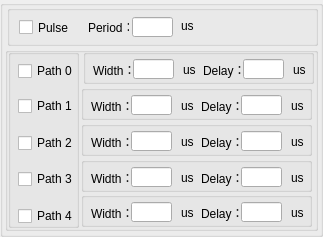
  <widget class="QGroupBox" name="groupBox_4">
   <property name="geometry">
    <rect>
     <x>280</x>
     <y>790</y>
     <width>323</width>
     <height>237</height>
    </rect>
   </property>
   <property name="styleSheet">
    <string notr="true">font: 9pt &quot;楷体&quot;;</string>
   </property>
   <property name="title">
    <string/>
   </property>
   <widget class="QGroupBox" name="groupBox_all_enable">
    <property name="geometry">
     <rect>
      <x>5</x>
      <y>47</y>
      <width>313</width>
      <height>184</height>
     </rect>
    </property>
    <property name="title">
     <string/>
    </property>
    <widget class="QGroupBox" name="groupBox_5">
     <property name="geometry">
      <rect>
       <x>3</x>
       <y>2</y>
       <width>71</width>
       <height>179</height>
      </rect>
     </property>
     <property name="title">
      <string/>
     </property>
     <widget class="QCheckBox" name="checkBox_path0_2">
      <property name="geometry">
       <rect>
        <x>10</x>
        <y>14</y>
        <width>61</width>
        <height>16</height>
       </rect>
      </property>
      <property name="text">
       <string>Path 0</string>
      </property>
     </widget>
     <widget class="QCheckBox" name="checkBox_path1_2">
      <property name="geometry">
       <rect>
        <x>10</x>
        <y>49</y>
        <width>61</width>
        <height>16</height>
       </rect>
      </property>
      <property name="text">
       <string>Path 1</string>
      </property>
     </widget>
     <widget class="QCheckBox" name="checkBox_path2_2">
      <property name="geometry">
       <rect>
        <x>10</x>
        <y>86</y>
        <width>61</width>
        <height>16</height>
       </rect>
      </property>
      <property name="text">
       <string>Path 2</string>
      </property>
     </widget>
     <widget class="QCheckBox" name="checkBox_path3_2">
      <property name="geometry">
       <rect>
        <x>10</x>
        <y>122</y>
        <width>61</width>
        <height>16</height>
       </rect>
      </property>
      <property name="text">
       <string>Path 3</string>
      </property>
     </widget>
     <widget class="QCheckBox" name="checkBox_path4_2">
      <property name="geometry">
       <rect>
        <x>10</x>
        <y>159</y>
        <width>61</width>
        <height>16</height>
       </rect>
      </property>
      <property name="text">
       <string>Path 4</string>
      </property>
     </widget>
    </widget>
    <widget class="QGroupBox" name="groupBox_path0_2">
     <property name="geometry">
      <rect>
       <x>78</x>
       <y>2</y>
       <width>231</width>
       <height>35</height>
      </rect>
     </property>
     <property name="title">
      <string/>
     </property>
     <widget class="QLabel" name="label_21">
      <property name="geometry">
       <rect>
        <x>10</x>
        <y>10</y>
        <width>41</width>
        <height>21</height>
       </rect>
      </property>
      <property name="text">
       <string>Width：</string>
      </property>
     </widget>
     <widget class="QLineEdit" name="lineEdit_0_width_2">
      <property name="geometry">
       <rect>
        <x>50</x>
        <y>10</y>
        <width>41</width>
        <height>20</height>
       </rect>
      </property>
     </widget>
     <widget class="QLabel" name="label_22">
      <property name="geometry">
       <rect>
        <x>100</x>
        <y>10</y>
        <width>21</width>
        <height>21</height>
       </rect>
      </property>
      <property name="text">
       <string>us</string>
      </property>
     </widget>
     <widget class="QLineEdit" name="lineEdit_0_delay_2">
      <property name="geometry">
       <rect>
        <x>160</x>
        <y>10</y>
        <width>41</width>
        <height>20</height>
       </rect>
      </property>
     </widget>
     <widget class="QLabel" name="label_23">
      <property name="geometry">
       <rect>
        <x>210</x>
        <y>10</y>
        <width>31</width>
        <height>21</height>
       </rect>
      </property>
      <property name="text">
       <string>us</string>
      </property>
     </widget>
     <widget class="QLabel" name="label_24">
      <property name="geometry">
       <rect>
        <x>120</x>
        <y>10</y>
        <width>41</width>
        <height>21</height>
       </rect>
      </property>
      <property name="text">
       <string>Delay：</string>
      </property>
     </widget>
    </widget>
    <widget class="QGroupBox" name="groupBox__path1_2">
     <property name="geometry">
      <rect>
       <x>76</x>
       <y>38</y>
       <width>231</width>
       <height>35</height>
      </rect>
     </property>
     <property name="title">
      <string/>
     </property>
     <widget class="QLabel" name="label_25">
      <property name="geometry">
       <rect>
        <x>10</x>
        <y>10</y>
        <width>41</width>
        <height>21</height>
       </rect>
      </property>
      <property name="text">
       <string>Width：</string>
      </property>
     </widget>
     <widget class="QLineEdit" name="lineEdit_1_width_2">
      <property name="geometry">
       <rect>
        <x>50</x>
        <y>10</y>
        <width>41</width>
        <height>20</height>
       </rect>
      </property>
     </widget>
     <widget class="QLabel" name="label_26">
      <property name="geometry">
       <rect>
        <x>100</x>
        <y>10</y>
        <width>21</width>
        <height>21</height>
       </rect>
      </property>
      <property name="text">
       <string>us</string>
      </property>
     </widget>
     <widget class="QLineEdit" name="lineEdit_1_delay_2">
      <property name="geometry">
       <rect>
        <x>160</x>
        <y>10</y>
        <width>41</width>
        <height>20</height>
       </rect>
      </property>
     </widget>
     <widget class="QLabel" name="label_27">
      <property name="geometry">
       <rect>
        <x>210</x>
        <y>10</y>
        <width>31</width>
        <height>21</height>
       </rect>
      </property>
      <property name="text">
       <string>us</string>
      </property>
     </widget>
     <widget class="QLabel" name="label_28">
      <property name="geometry">
       <rect>
        <x>120</x>
        <y>10</y>
        <width>41</width>
        <height>21</height>
       </rect>
      </property>
      <property name="text">
       <string>Delay：</string>
      </property>
     </widget>
    </widget>
    <widget class="QGroupBox" name="groupBox_path2_2">
     <property name="geometry">
      <rect>
       <x>76</x>
       <y>74</y>
       <width>231</width>
       <height>35</height>
      </rect>
     </property>
     <property name="title">
      <string/>
     </property>
     <widget class="QLabel" name="label_29">
      <property name="geometry">
       <rect>
        <x>10</x>
        <y>10</y>
        <width>41</width>
        <height>21</height>
       </rect>
      </property>
      <property name="text">
       <string>Width：</string>
      </property>
     </widget>
     <widget class="QLineEdit" name="lineEdit_2_width_2">
      <property name="geometry">
       <rect>
        <x>50</x>
        <y>10</y>
        <width>41</width>
        <height>20</height>
       </rect>
      </property>
     </widget>
     <widget class="QLabel" name="label_30">
      <property name="geometry">
       <rect>
        <x>100</x>
        <y>10</y>
        <width>21</width>
        <height>21</height>
       </rect>
      </property>
      <property name="text">
       <string>us</string>
      </property>
     </widget>
     <widget class="QLineEdit" name="lineEdit_2_delay_2">
      <property name="geometry">
       <rect>
        <x>160</x>
        <y>10</y>
        <width>41</width>
        <height>20</height>
       </rect>
      </property>
     </widget>
     <widget class="QLabel" name="label_31">
      <property name="geometry">
       <rect>
        <x>210</x>
        <y>10</y>
        <width>31</width>
        <height>21</height>
       </rect>
      </property>
      <property name="text">
       <string>us</string>
      </property>
     </widget>
     <widget class="QLabel" name="label_32">
      <property name="geometry">
       <rect>
        <x>120</x>
        <y>10</y>
        <width>41</width>
        <height>21</height>
       </rect>
      </property>
      <property name="text">
       <string>Delay：</string>
      </property>
     </widget>
    </widget>
    <widget class="QGroupBox" name="groupBox_path3_2">
     <property name="geometry">
      <rect>
       <x>76</x>
       <y>110</y>
       <width>231</width>
       <height>35</height>
      </rect>
     </property>
     <property name="title">
      <string/>
     </property>
     <widget class="QLabel" name="label_35">
      <property name="geometry">
       <rect>
        <x>10</x>
        <y>10</y>
        <width>41</width>
        <height>21</height>
       </rect>
      </property>
      <property name="text">
       <string>Width：</string>
      </property>
     </widget>
     <widget class="QLineEdit" name="lineEdit_3_width_2">
      <property name="geometry">
       <rect>
        <x>50</x>
        <y>10</y>
        <width>41</width>
        <height>20</height>
       </rect>
      </property>
     </widget>
     <widget class="QLabel" name="label_36">
      <property name="geometry">
       <rect>
        <x>100</x>
        <y>10</y>
        <width>21</width>
        <height>21</height>
       </rect>
      </property>
      <property name="text">
       <string>us</string>
      </property>
     </widget>
     <widget class="QLineEdit" name="lineEdit_3_delay_2">
      <property name="geometry">
       <rect>
        <x>160</x>
        <y>10</y>
        <width>41</width>
        <height>20</height>
       </rect>
      </property>
     </widget>
     <widget class="QLabel" name="label_37">
      <property name="geometry">
       <rect>
        <x>210</x>
        <y>10</y>
        <width>31</width>
        <height>21</height>
       </rect>
      </property>
      <property name="text">
       <string>us</string>
      </property>
     </widget>
     <widget class="QLabel" name="label_38">
      <property name="geometry">
       <rect>
        <x>120</x>
        <y>10</y>
        <width>41</width>
        <height>21</height>
       </rect>
      </property>
      <property name="text">
       <string>Delay：</string>
      </property>
     </widget>
    </widget>
    <widget class="QGroupBox" name="groupBox_path4_2">
     <property name="geometry">
      <rect>
       <x>76</x>
       <y>145</y>
       <width>231</width>
       <height>35</height>
      </rect>
     </property>
     <property name="title">
      <string/>
     </property>
     <widget class="QLabel" name="label_39">
      <property name="geometry">
       <rect>
        <x>10</x>
        <y>10</y>
        <width>41</width>
        <height>21</height>
       </rect>
      </property>
      <property name="text">
       <string>Width：</string>
      </property>
     </widget>
     <widget class="QLineEdit" name="lineEdit_4_width_2">
      <property name="geometry">
       <rect>
        <x>50</x>
        <y>10</y>
        <width>41</width>
        <height>20</height>
       </rect>
      </property>
     </widget>
     <widget class="QLabel" name="label_40">
      <property name="geometry">
       <rect>
        <x>100</x>
        <y>10</y>
        <width>21</width>
        <height>21</height>
       </rect>
      </property>
      <property name="text">
       <string>us</string>
      </property>
     </widget>
     <widget class="QLineEdit" name="lineEdit_4_delay_2">
      <property name="geometry">
       <rect>
        <x>160</x>
        <y>10</y>
        <width>41</width>
        <height>20</height>
       </rect>
      </property>
     </widget>
     <widget class="QLabel" name="label_41">
      <property name="geometry">
       <rect>
        <x>210</x>
        <y>10</y>
        <width>31</width>
        <height>21</height>
       </rect>
      </property>
      <property name="text">
       <string>us</string>
      </property>
     </widget>
     <widget class="QLabel" name="label_42">
      <property name="geometry">
       <rect>
        <x>120</x>
        <y>10</y>
        <width>41</width>
        <height>21</height>
       </rect>
      </property>
      <property name="text">
       <string>Delay：</string>
      </property>
     </widget>
    </widget>
   </widget>
   <widget class="QGroupBox" name="groupBox_11">
    <property name="geometry">
     <rect>
      <x>7</x>
      <y>5</y>
      <width>311</width>
      <height>41</height>
     </rect>
    </property>
    <property name="title">
     <string/>
    </property>
    <widget class="QLineEdit" name="lineEdit_period_2">
     <property name="geometry">
      <rect>
       <x>125</x>
       <y>12</y>
       <width>41</width>
       <height>20</height>
      </rect>
     </property>
    </widget>
    <widget class="QCheckBox" name="checkBox_pulse_2">
     <property name="geometry">
      <rect>
       <x>12</x>
       <y>12</y>
       <width>51</width>
       <height>21</height>
      </rect>
     </property>
     <property name="text">
      <string>Pulse</string>
     </property>
    </widget>
    <widget class="QLabel" name="label_43">
     <property name="geometry">
      <rect>
       <x>81</x>
       <y>14</y>
       <width>41</width>
       <height>16</height>
      </rect>
     </property>
     <property name="text">
      <string>Period：</string>
     </property>
    </widget>
    <widget class="QLabel" name="label_44">
     <property name="geometry">
      <rect>
       <x>174</x>
       <y>10</y>
       <width>31</width>
       <height>21</height>
      </rect>
     </property>
     <property name="text">
      <string>us</string>
     </property>
    </widget>
   </widget>
  </widget>
